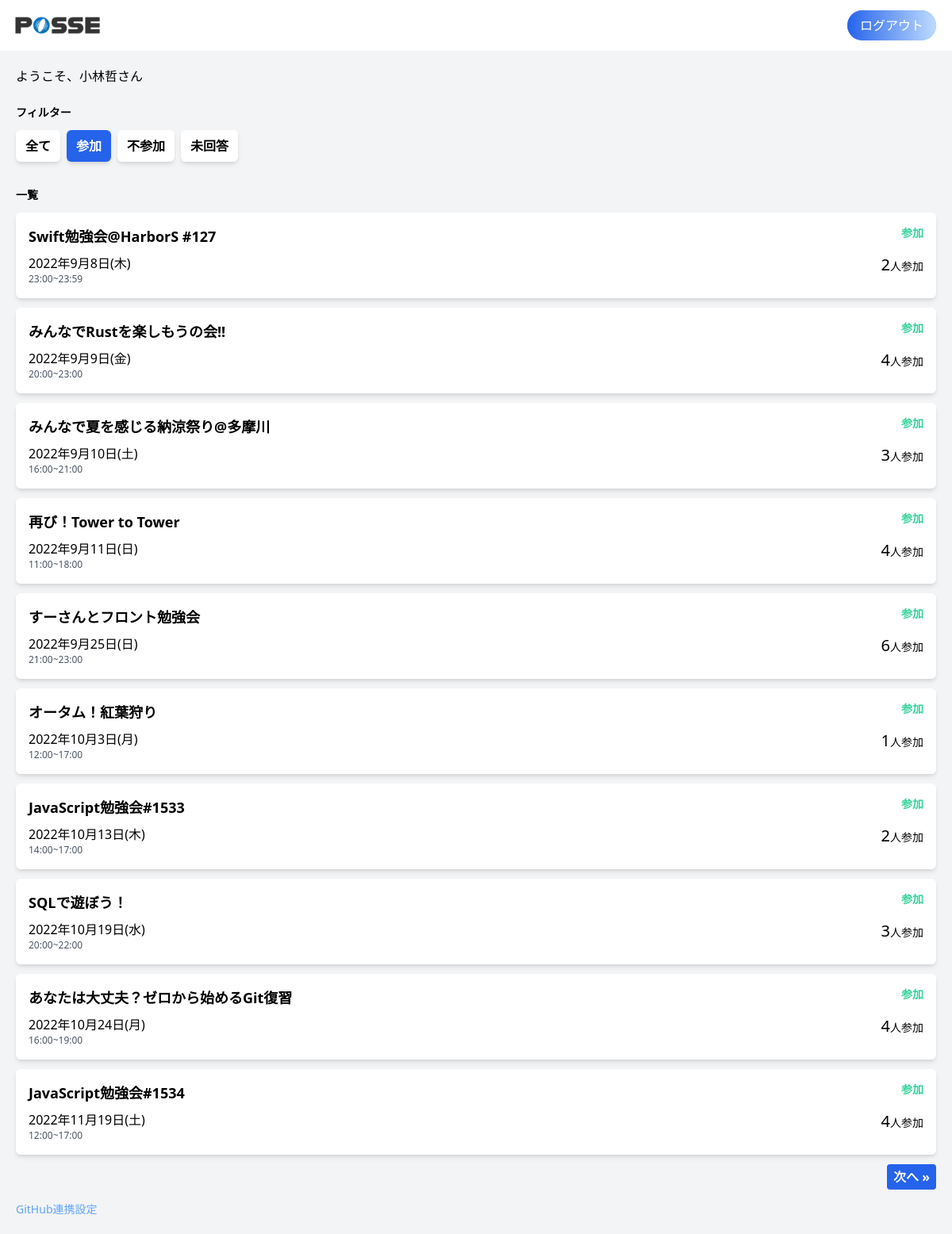
/?status=presence (signed in), run on the app's committed database.
### tables this page shows
CREATE TABLE events (
  id INT AUTO_INCREMENT NOT NULL PRIMARY KEY,
  name VARCHAR(255) NOT NULL,
  start_at DATETIME,
  end_at DATETIME,
  detail VARCHAR(255),
  created_at DATETIME DEFAULT CURRENT_TIMESTAMP,
  updated_at DATETIME DEFAULT CURRENT_TIMESTAMP ON UPDATE CURRENT_TIMESTAMP,
  deleted_at DATETIME
);

### src/index.php (the view, shortened to what this page needs)
<?php
require('dbconnect.php');
$stmt = $db->query('SELECT events.id, events.name, events.start_at, events.end_at, count(status = "presence" or null) AS total_participants FROM events LEFT JOIN event_attendance ON events.id = event_attendance.event_id GROUP BY events.id ORDER BY events.start_at ASC');
$events = $stmt->fetchAll();
$stmt = $db->prepare('SELECT event_id, status FROM event_attendance WHERE user_id = ?');
$stmt->execute([$_SESSION['user_id']]);
$eventAttendances = $stmt->fetchAll();
$stmt = $db->prepare('SELECT event_id FROM event_attendance WHERE user_id = ? AND status="presence"');
$stmt->execute([$_SESSION['user_id']]);
$eventPresentId = $stmt->fetchAll();
$pageStatus = isset($_GET['status']) ? htmlspecialchars($_GET['status']) : '';
if ($pageStatus === 'presence') {
  $eventPresentArray = [];
  foreach ($events as $event) {
    foreach ($eventPresentId as $ID) {
      if ($event['id'] === $ID['event_id']) {
        array_push($eventPresentArray, $event);
        break;
      }
    }
  }
}
function get_day_of_week($w)
{
  $day_of_week_list = ['日', '月', '火', '水', '木', '金', '土'];
  return $day_of_week_list["$w"];
}
?>
<!DOCTYPE html>
<html lang="ja">
<head>
  <link href="https://unpkg.com/tailwindcss@^2/dist/tailwind.min.css" rel="stylesheet">
</head>
<body>
  <header class="h-16">
    <div class="flex justify-between items-center w-full h-full mx-auto pl-2 pr-5">
      <div class="h-full">
        <img src="img/header-logo.png" alt="" class="h-full">
      </div>
      <div>
        <a href="/auth/logout" class="text-white bg-blue-400 px-4 py-2 rounded-3xl bg-gradient-to-r from-blue-600 to-blue-200">ログアウト</a>
      </div>
    </div>
  </header>
  <main class="bg-gray-100">
    <div class="w-full h-full mx-auto p-5">
      <p class="mb-6">ようこそ、<?= $_SESSION['user_name'] ?>さん</p>
      <div id="filter" class="mb-8">
        <h2 class="text-sm font-bold mb-3">フィルター</h2>
        <div class="flex">
          <?php
          switch ($pageStatus) {
          ?>
            <?php
            case 'presence':
            ?>
              <a href="/" class="px-3 py-2 text-md font-bold mr-2 rounded-md shadow-md bg-white ">全て</a>
              <a href="?status=presence" class="px-3 py-2 text-md font-bold mr-2 rounded-md shadow-md bg-blue-600 text-white">参加</a>
              <a href="?status=absence" class="px-3 py-2 text-md font-bold mr-2 rounded-md shadow-md bg-white">不参加</a>
              <a href="?status=not_submitted" class="px-3 py-2 text-md font-bold mr-2 rounded-md shadow-md bg-white">未回答</a>
            <?php
              break;
            ?>
          <?php
          }
          ?>
        </div>
      </div>
      <div id="events-list">
        <div class="flex justify-between items-center mb-3">
          <h2 class="text-sm font-bold">一覧</h2>
        </div>
        <?php
        $futureEvents = [];
        if ($pageStatus === 'presence') {
          $displayEvent = $eventPresentArray;
        } elseif ($pageStatus === 'absence') {
          $displayEvent = $eventAbsentArray;
        } elseif ($pageStatus === 'not_submitted') {
          $displayEvent = $eventNotsubmittedArray;
        } else {
          $displayEvent = $events;
        }
        foreach ($displayEvent as $event) {
          $start_date = strtotime($event['start_at']);
          if ($start_date < strtotime(date('Y-m-d G:i'))) {
            continue;
          }
          array_push($futureEvents, $event);
        }
        ?>
        <?php
        $events_num = count($futureEvents);
        $max_page = ceil($events_num / MAX);
        if (!isset($_GET['page'])) {
          $page = 1;
        } else {
          $page = (int)htmlspecialchars($_GET['page']);
        }
        function paging($max_page, $page = 1)
        {
          global $pageStatus;
          $next = min($page + 1, $max_page);
        ?>
          <div class="flex justify-between pb-3">
            <?php
            if ($page < $max_page) {
            ?>
              <a href="?page=<?= $next ?>&status=<?= $pageStatus ?>" class="block w-fit px-2 py-1 bg-blue-600 text-base text-white font-semibold rounded hover:bg-blue-500">次へ &raquo;</a>
            <?php
            }
            ?>
          </div>
        <?php
        }
        $startNo = ($page - 1) * MAX;
        $disp_data = array_slice($futureEvents, $startNo, MAX, true);
        foreach ($disp_data as $event) :
          $start_date = strtotime($event['start_at']);
          $end_date = strtotime($event['end_at']);
          $day_of_week = get_day_of_week(date("w", $start_date));
          $eventAttendanceIndex = array_search($event['id'], array_column($eventAttendances, 'event_id'));
          if ($eventAttendanceIndex === false) {
            $status = 'not_submitted';
          } else {
            $status = $eventAttendances[$eventAttendanceIndex]['status'];
          }
        ?>
          <div class="card bg-white mb-3 p-4 flex justify-between rounded-md shadow-md" id="event-<?php echo $event['id']; ?>">
            <div>
              <h3 class="font-bold text-lg mb-2"><span class="modal-open cursor-pointer hover:underline"><?php echo $event['name'] ?></span></h3>
              <p><?= date("Y年n月j日($day_of_week)", $start_date); ?></p>
              <p class="text-xs text-gray-600">
                <?php
                if (date('Y-m-d', $start_date) === date('Y-m-d', $end_date)) {
                  echo date('G:i', $start_date) . '~' . date('G:i', $end_date);
                } else {
                  echo date('G:i', $start_date) . '~' . date('n月j日 G:i', $end_date);
                }
                ?>
              </p>
            </div>
            <div class="flex flex-col justify-between text-right">
              <div>
                <?php if ($status === 'presence') : ?>
                  <p class="text-sm font-bold text-green-400">参加</p>
                <?php elseif ($status === 'absence') : ?>
                  <p class="text-sm font-bold text-gray-300">不参加</p>
                <?php elseif ($status === 'not_submitted') : ?>
                  <p class="text-sm font-bold text-yellow-400">未回答</p>
                  <p class="text-xs text-yellow-400 w-20">期限 <?php echo date("n月j日", strtotime('-3 day', $start_date)); ?></p>
                <?php endif; ?>
              </div>
              <p class="text-sm w-20 mb-3 cursor-pointer" onclick="switchParticipantsDisp(<?= $event['id'] ?>)"><span class="text-xl"><?php echo $event['total_participants']; ?></span>人参加</p>
            </div>
          </div>
        <?php endforeach;
        paging($max_page, $page);
        ?>
      </div>
      <div>
        <a href="/auth/github/setting" class="text-sm text-blue-400 my-3">GitHub連携設定</a>
      </div>
    </div>
  </main>
</body>
</html>

### data on the page
events: name "Swift勉強会@HarborS #127", start_at "2022年9月8日(木)", start_at "23:00", end_at "23:59", shows "参加", total_participants "2"
events: name "みんなでRustを楽しもうの会!!", start_at "2022年9月9日(金)", start_at "20:00", end_at "23:00", shows "参加", total_participants "4"
events: name "みんなで夏を感じる納涼祭り@多摩川", start_at "2022年9月10日(土)", start_at "16:00", end_at "21:00", shows "参加", total_participants "3"
events: name "再び！Tower to Tower", start_at "2022年9月11日(日)", start_at "11:00", end_at "18:00", shows "参加", total_participants "4"
events: name "すーさんとフロント勉強会", start_at "2022年9月25日(日)", start_at "21:00", end_at "23:00", shows "参加", total_participants "6"
events: name "オータム！紅葉狩り", start_at "2022年10月3日(月)", start_at "12:00", end_at "17:00", shows "参加", total_participants "1"
events: name "JavaScript勉強会#1533", start_at "2022年10月13日(木)", start_at "14:00", end_at "17:00", shows "参加", total_participants "2"
events: name "SQLで遊ぼう！", start_at "2022年10月19日(水)", start_at "20:00", end_at "22:00", shows "参加", total_participants "3"
events: name "あなたは大丈夫？ゼロから始めるGit復習", start_at "2022年10月24日(月)", start_at "16:00", end_at "19:00", shows "参加", total_participants "4"
events: name "JavaScript勉強会#1534", start_at "2022年11月19日(土)", start_at "12:00", end_at "17:00", shows "参加", total_participants "4"

### other printed values
$_SESSION['user_name'] "小林哲"
